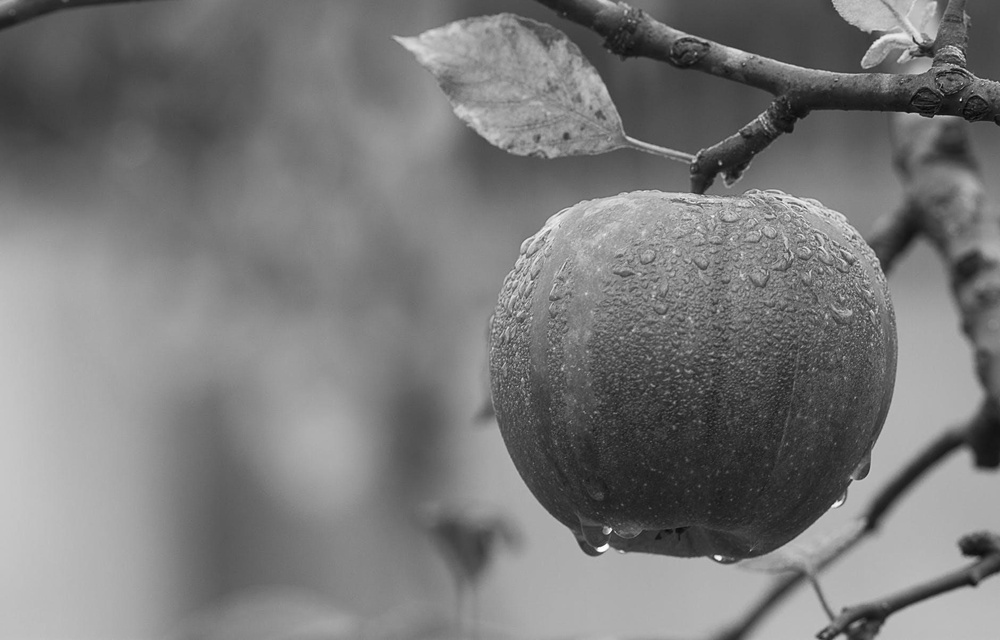
#> input picture IITD Assignments Megha 2024/07_histogram(gray)/grey_apple.jpg, 1000 x 640 px, shrunk from 1880 x 1204 before the run
$ python 'Histogram_gray(6).py'
#> lines starting #> are read from the running program, lines starting #| are printed output that depends on the picture
#!/usr/bin/env python
# coding: utf-8

# In[1]:


#importing libraries
import cv2
import numpy as np
import matplotlib.pyplot as plt

# read image
gray_img= cv2.imread('grey_apple.jpg',cv2.IMREAD_GRAYSCALE)
#> gray_img is the input picture: shape (640, 1000); min 1, max 255, mean 121.2

print(gray_img.shape)
#| (640, 1000)
# show image
plt.imshow(gray_img, cmap='gray')
plt.show()

# calculate and show histogram
histg= cv2.calcHist([gray_img],[0],None,[256],[0,256])
#> histg = 256 values, max 7447 at index 174, min 0 at index 0, mean 2500
plt.hist(histg.ravel(),edgecolor='black',bins=20)
plt.show()
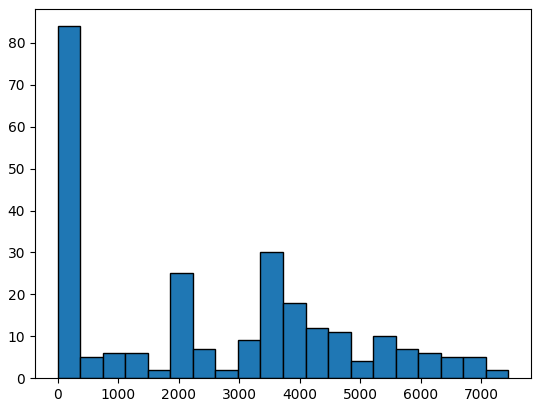
#> figure drawn by matplotlib, 1 panel; tallest bar 84 high, from x = 0 to 372.4


# In[ ]:
